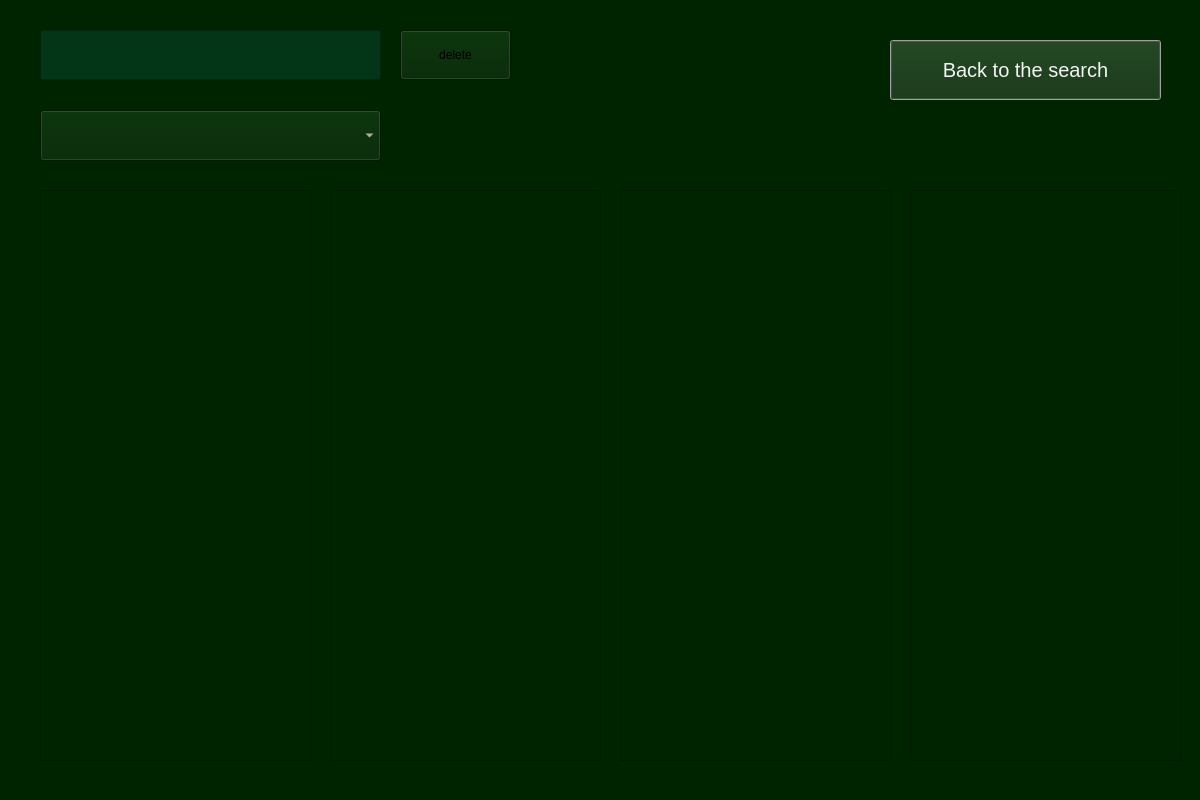
<?xml version="1.0" encoding="UTF-8"?>
<ui version="4.0">
 <class>Dialog</class>
 <widget class="QDialog" name="Dialog">
  <property name="geometry">
   <rect>
    <x>0</x>
    <y>0</y>
    <width>1200</width>
    <height>800</height>
   </rect>
  </property>
  <property name="windowTitle">
   <string>Dialog</string>
  </property>
  <property name="styleSheet">
   <string notr="true">background-color: rgb(0, 36, 0);
border-color: rgb(255, 255, 255);</string>
  </property>
  <widget class="QPushButton" name="back_to_the_search_button">
   <property name="geometry">
    <rect>
     <x>890</x>
     <y>40</y>
     <width>271</width>
     <height>60</height>
    </rect>
   </property>
   <property name="styleSheet">
    <string notr="true">color:rgb(255, 0, 255);
font-size:15pt; 
color:rgb(243, 243, 243);
selection-background-color: rgb(255, 255, 255);
</string>
   </property>
   <property name="text">
    <string>Back to the search</string>
   </property>
  </widget>
  <widget class="QLineEdit" name="delete_word_input">
   <property name="geometry">
    <rect>
     <x>40</x>
     <y>30</y>
     <width>341</width>
     <height>50</height>
    </rect>
   </property>
   <property name="styleSheet">
    <string notr="true">border-color: rgb(255, 255, 255);
font-size:14pt; color:rgb(243, 243, 243);
selection-background-color: rgb(255, 255, 255);
selection-color: rgb(46, 194, 126);
background-color: rgb(3, 54, 22)</string>
   </property>
   <property name="text">
    <string/>
   </property>
   <property name="alignment">
    <set>Qt::AlignLeading|Qt::AlignLeft|Qt::AlignVCenter</set>
   </property>
  </widget>
  <widget class="QTextEdit" name="word1_text">
   <property name="geometry">
    <rect>
     <x>40</x>
     <y>190</y>
     <width>271</width>
     <height>571</height>
    </rect>
   </property>
   <property name="styleSheet">
    <string notr="true">border-color: rgb(255, 255, 255);
font-size:16pt; color:rgb(243, 243, 243);
selection-background-color: rgb(255, 255, 255);
selection-color: rgb(46, 194, 126);
</string>
   </property>
   <property name="html">
    <string>&lt;!DOCTYPE HTML PUBLIC &quot;-//W3C//DTD HTML 4.0//EN&quot; &quot;http://www.w3.org/TR/REC-html40/strict.dtd&quot;&gt;
&lt;html&gt;&lt;head&gt;&lt;meta name=&quot;qrichtext&quot; content=&quot;1&quot; /&gt;&lt;style type=&quot;text/css&quot;&gt;
p, li { white-space: pre-wrap; }
&lt;/style&gt;&lt;/head&gt;&lt;body style=&quot; font-family:'Ubuntu'; font-size:16pt; font-weight:400; font-style:normal;&quot;&gt;
&lt;p style=&quot;-qt-paragraph-type:empty; margin-top:0px; margin-bottom:0px; margin-left:0px; margin-right:0px; -qt-block-indent:0; text-indent:0px; font-size:14pt;&quot;&gt;&lt;br /&gt;&lt;/p&gt;&lt;/body&gt;&lt;/html&gt;</string>
   </property>
  </widget>
  <widget class="QComboBox" name="choose_wordlist">
   <property name="geometry">
    <rect>
     <x>40</x>
     <y>110</y>
     <width>341</width>
     <height>51</height>
    </rect>
   </property>
   <property name="styleSheet">
    <string notr="true">font-size:15pt; 
selection-background-color: rgb(0,179,60);
combobox-popup: 0;
color: rgb(255, 255, 255);</string>
   </property>
  </widget>
  <widget class="QPushButton" name="delete_word_button">
   <property name="geometry">
    <rect>
     <x>400</x>
     <y>30</y>
     <width>111</width>
     <height>50</height>
    </rect>
   </property>
   <property name="styleSheet">
    <string notr="true">font-size:15pt; 
color: \rgb(222, 221, 218);
selection-background-color: rgb(255, 255, 255);

</string>
   </property>
   <property name="text">
    <string>delete</string>
   </property>
  </widget>
  <widget class="QTextEdit" name="word2_text">
   <property name="geometry">
    <rect>
     <x>330</x>
     <y>190</y>
     <width>271</width>
     <height>571</height>
    </rect>
   </property>
   <property name="styleSheet">
    <string notr="true">border-color: rgb(255, 255, 255);
font-size:16pt; color:rgb(243, 243, 243);
selection-background-color: rgb(255, 255, 255);
selection-color: rgb(46, 194, 126);
</string>
   </property>
   <property name="html">
    <string>&lt;!DOCTYPE HTML PUBLIC &quot;-//W3C//DTD HTML 4.0//EN&quot; &quot;http://www.w3.org/TR/REC-html40/strict.dtd&quot;&gt;
&lt;html&gt;&lt;head&gt;&lt;meta name=&quot;qrichtext&quot; content=&quot;1&quot; /&gt;&lt;style type=&quot;text/css&quot;&gt;
p, li { white-space: pre-wrap; }
&lt;/style&gt;&lt;/head&gt;&lt;body style=&quot; font-family:'Ubuntu'; font-size:16pt; font-weight:400; font-style:normal;&quot;&gt;
&lt;p style=&quot;-qt-paragraph-type:empty; margin-top:0px; margin-bottom:0px; margin-left:0px; margin-right:0px; -qt-block-indent:0; text-indent:0px; font-size:14pt;&quot;&gt;&lt;br /&gt;&lt;/p&gt;&lt;/body&gt;&lt;/html&gt;</string>
   </property>
  </widget>
  <widget class="QTextEdit" name="word3_text">
   <property name="geometry">
    <rect>
     <x>620</x>
     <y>190</y>
     <width>271</width>
     <height>571</height>
    </rect>
   </property>
   <property name="styleSheet">
    <string notr="true">border-color: rgb(255, 255, 255);
font-size:16pt; color:rgb(243, 243, 243);
selection-background-color: rgb(255, 255, 255);
selection-color: rgb(46, 194, 126);
</string>
   </property>
   <property name="html">
    <string>&lt;!DOCTYPE HTML PUBLIC &quot;-//W3C//DTD HTML 4.0//EN&quot; &quot;http://www.w3.org/TR/REC-html40/strict.dtd&quot;&gt;
&lt;html&gt;&lt;head&gt;&lt;meta name=&quot;qrichtext&quot; content=&quot;1&quot; /&gt;&lt;style type=&quot;text/css&quot;&gt;
p, li { white-space: pre-wrap; }
&lt;/style&gt;&lt;/head&gt;&lt;body style=&quot; font-family:'Ubuntu'; font-size:16pt; font-weight:400; font-style:normal;&quot;&gt;
&lt;p style=&quot;-qt-paragraph-type:empty; margin-top:0px; margin-bottom:0px; margin-left:0px; margin-right:0px; -qt-block-indent:0; text-indent:0px; font-size:14pt;&quot;&gt;&lt;br /&gt;&lt;/p&gt;&lt;/body&gt;&lt;/html&gt;</string>
   </property>
  </widget>
  <widget class="QTextEdit" name="word4_text">
   <property name="geometry">
    <rect>
     <x>910</x>
     <y>190</y>
     <width>271</width>
     <height>571</height>
    </rect>
   </property>
   <property name="styleSheet">
    <string notr="true">border-color: rgb(255, 255, 255);
font-size:16pt; color:rgb(243, 243, 243);
selection-background-color: rgb(255, 255, 255);
selection-color: rgb(46, 194, 126);
</string>
   </property>
   <property name="html">
    <string>&lt;!DOCTYPE HTML PUBLIC &quot;-//W3C//DTD HTML 4.0//EN&quot; &quot;http://www.w3.org/TR/REC-html40/strict.dtd&quot;&gt;
&lt;html&gt;&lt;head&gt;&lt;meta name=&quot;qrichtext&quot; content=&quot;1&quot; /&gt;&lt;style type=&quot;text/css&quot;&gt;
p, li { white-space: pre-wrap; }
&lt;/style&gt;&lt;/head&gt;&lt;body style=&quot; font-family:'Ubuntu'; font-size:16pt; font-weight:400; font-style:normal;&quot;&gt;
&lt;p style=&quot;-qt-paragraph-type:empty; margin-top:0px; margin-bottom:0px; margin-left:0px; margin-right:0px; -qt-block-indent:0; text-indent:0px; font-size:14pt;&quot;&gt;&lt;br /&gt;&lt;/p&gt;&lt;/body&gt;&lt;/html&gt;</string>
   </property>
  </widget>
 </widget>
 <resources/>
 <connections/>
</ui>
